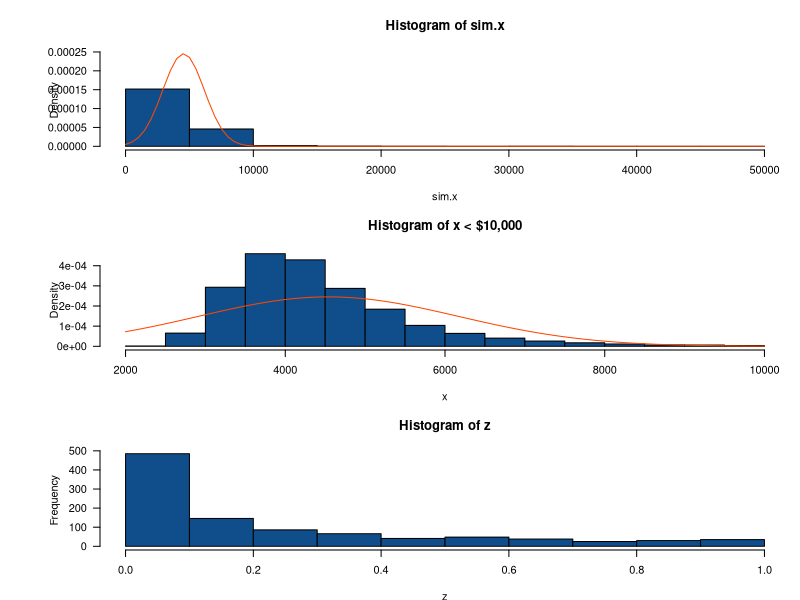

Write R code to recreate this figure.
## 
##
## Concrete example of t–test on highly skewed data 
### ### Medical cost data for two groups with two age bands with > 3000 obs each
### ### Sub-groups of people with very different cost distributions (woman v. men, chronic v. acute v. no conditions)
### ### More than half the values are zero - indicating more than 5% of people had no medical care that year
##
##
##
## Simulated data
## 5/8 of data are zeros in any case
## the remaining data have log-normal distribution
## the parameters of that distribution are arranged to reproduce the observed means 
## and third quantile provided in the stack exchange example
##
## Min.  1st Qu.   Median     Mean  3rd Qu.     Max. 
## 0.0      0.0      0.0   4536.0    302.6 395300.0 
## Min.  1st Qu.   Median     Mean  3rd Qu.     Max. 
## 0.0      0.0      0.0   4964.0    423.8 721700.0 
##
## Generate positive random values with a median of 0, given Q3,
# and given mean. Make a proportion 1-e of them true zeros.
##
##
library(here)
rskew <- function(n, x.mean, x.q3, e=3/8) {
  beta <- qnorm(1 - (1/4)/e)
  gamma <- 2*(log(x.q3) - log(x.mean/e))
  sigma <- sqrt(beta^2 - gamma) + beta
  mu <- log(x.mean/e) - sigma^2/2
  m <- floor(n * e)
  c(exp(rnorm(m, mu, sigma)), rep(0, n-m))
}
##
##
## See how closely the summary statistics are reproduced.
# (The quantiles will be close; the maxima not too far off;
# the means may differ a lot, though.)
##
set.seed(23)
x <- rskew(3300, 4536, 302.6)
y <- rskew(3400, 4964, 423.8)
summary(x)
summary(y)
##
## Estimate the sampling distribution of the mean.
##
par(las=1,mfrow=c(3,1),mai=c(.5,1,.5,.1))
set.seed(17)
sim.x <- replicate(10^4, mean(rskew(3367, 4536, 302.6)))
hist(sim.x, freq=FALSE,col = "dodgerblue4", ylim=c(0, dnorm(0, sd=sd(sim.x))))
curve(dnorm(x, mean(sim.x), sd(sim.x)), add=TRUE, col="orangered")
##
## The histogram of these means estimates the sampling distribution of the mean. 
## The t-test is valid when this distribution is approximately Normal; 
## the extent to which it deviates from Normality 
## indicates the extent to which the Student t distribution will err.
## 
##
hist(sim.x[sim.x < 10000], xlab="x", freq=FALSE, col = "dodgerblue4",
     main = "Histogram of x < $10,000") # focusing on the observations that aren't outliers
curve(dnorm(x, mean(sim.x), sd(sim.x)), add=TRUE, col="orangered")
##
# Can a t-test detect a difference with more data?
##
set.seed(23)
n.factor <- 50
z <- replicate(10^3, { # storing t-test results inside variable and creating histogram of p_values.
  x <- rskew(3300*n.factor, 4536, 302.6)
  y <- rskew(3400*n.factor, 4964, 423.8)
  t.test(x,y)$p.value
})
hist(z, col = "dodgerblue4")
pow <- mean(z < .05) # The estimated power at a 5% significance level
cat("The estimated power of our test to detect a .05 significant difference is", pow, "\n")

